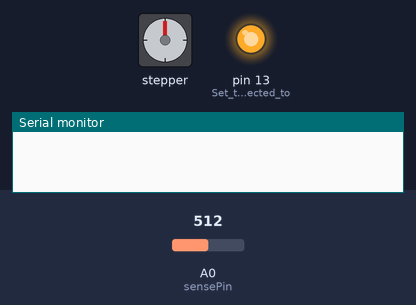
The sketch below on a simulated Arduino Uno, built with avr-gcc and run on an emulated ATmega328P. Shown: stepper motor, output pins drawn as LEDs (lit = HIGH), the last lines printed to the serial monitor. The test bench sets the inputs (shaded band); at power-on: A0 (sensePin) = 512. Stepper angles assume 2048 steps per turn.

Above: at 0.1 s.
At 5.9 s:
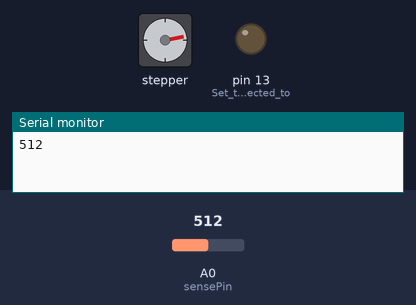
At 22.69 s:
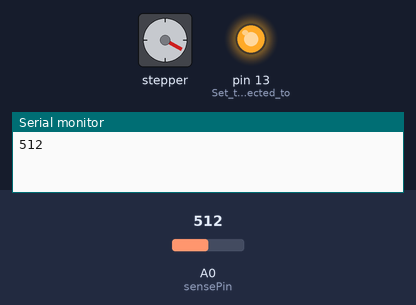
At 39.82 s:
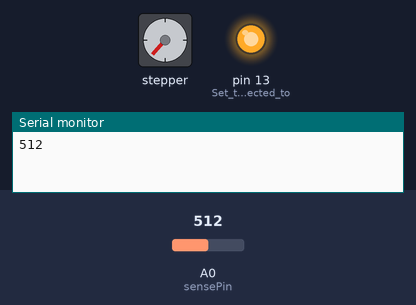
Timing chart, 0 to 40.0 s (numbered marks = the images above):
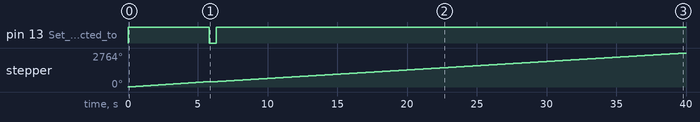

The sketch:

2018MarchBreakOpenHouseFinal.ino
```cpp
#include <AccelStepper.h>

// Stepper Motor Variables and Setup
#define HALFSTEP 4                                                            // Defines the type of motor as a 4 wire motor
#define motorPin1  9                                                          // IN1 on the ULN2003 driver 1
#define motorPin2  10                                                         // IN2 on the ULN2003 driver 1
#define motorPin3  11                                                         // IN3 on the ULN2003 driver 1
#define motorPin4  12                                                         // IN4 on the ULN2003 driver 1
AccelStepper stepper1(HALFSTEP, motorPin1, motorPin3, motorPin2, motorPin4);  // Initialize with pin sequence IN1-IN3-IN2-IN4 for using the AccelStepper with 28BYJ-48 Motor


//Diode
int sensePin=0;
int brightest = 0;
int stepCount = 0;
int brightestPos=0;
int totalSteps=30000;


// Setup Loop
void setup() {
  //DiodeSetUp
  analogReference(DEFAULT); //isn't necessary
  Serial.begin(9600);


  // Set motor's maximum speed and acceleration
  stepper1.setMaxSpeed(100000);                                               // Set the maximum speed of the motor
  stepper1.setAcceleration(300000.0);                                         // Set the maximum acceleration of the motor

// Setup the Arudino's on board LED pin so it can be used to indicate when
// the system is ready to process a signal
  pinMode(LED_BUILTIN, OUTPUT);                                               // Set the pin connected to the arduino's on board LED to an output so it can turn that LED on or off. The Pin is Digital Pin #13

// Open the hand at startup to ensure a known starting position
  digitalWrite(13,HIGH);                                                      // Turn on the LED to indicate that the hand is busy
  stepper1.enableOutputs();                                                   // Enable the motor controller's outputs
  for (int k = 0; k < 5000; k++) {                                             // Start For Loop: Move the hand clockwise one step at a time
    stepper1.move(1);                                                         //   Set desired motor position one step ahead of the current position. 1 = one step clockwise from current location
    stepper1.run();                                                           //   Move motor one step towards desired location
    delay (1);                                                                //   Delay 1 ms to give the motor time to complete the move
  }                                                                           // End For Loop: Move the hand clockwise one step at a time
  stepper1.disableOutputs();                                                  // Disable the motor controller's outputs to save power
  digitalWrite(13,LOW);                                                       // Turn off the LED to indicate that the hand is ready

}
void loop() {
  //forDiode
  Serial.println(analogRead(sensePin));
  delay(500);

  while (stepCount<totalSteps) {
    if (analogRead(sensePin)>brightest){
      brightest=analogRead(sensePin);
      brightestPos=stepCount;
    }
    //move 1;

    digitalWrite(13,HIGH);                                            //           Turn on on-board LED to indicate that the system is moving the hand
    stepper1.enableOutputs();                                         //           Enable the motor controller's outputs
    stepper1.move(1);                                              //             Set desired position relating to current position -1 = one step counterclockwise from current location
    stepper1.run();                                                 //             Move motor one step towards desired location
    delay (1);
    stepCount++;
  }

  stepper1.enableOutputs();
  while(stepCount>brightestPos)
  {
    stepper1.move(-1);
    stepper1.run();
    stepCount--;
    delay(1);
  }


  digitalWrite(13,LOW);                                             //           Turn off on-board LED to indicate that the hand has stopped moving
  stepper1.disableOutputs();                                        //           Shut off all power to the motor to extend battery life
  goto bailout;


  /*stepper1.disableOutputs();                                                  // Shut off all power to the motor to extend battery life
  if(handOpen == true) {                                              //         Start If statement: If hand is open close it
        // Close the hand
        digitalWrite(13,HIGH);                                            //           Turn on on-board LED to indicate that the system is moving the hand
        stepper1.enableOutputs();                                         //           Enable the motor controller's outputs
        for (int k = 0; k < 5000; k++) {                                   //           Start For loop: Move the hand counterclockwise one step at a time
          stepper1.move(-1);                                              //             Set desired position relating to current position -1 = one step counterclockwise from current location
          stepper1.run();                                                 //             Move motor one step towards desired location
          delay (1);                                                      //             Delay 1 ms to give the motor time to complete the move
        }                                                                 //           End For loop: Move the hand counterclockwise one step at a time
        digitalWrite(13,LOW);                                             //           Turn off on-board LED to indicate that the hand has stopped moving
        handOpen = false;                                                 //           Set the handOpen variable to 'false' to indicate that the hand is now closed
        stepper1.disableOutputs();                                        //           Shut off all power to the motor to extend battery life
        goto bailout;                                                     //           Exit out of If statement: If the sound data is loud enough to warrant further investigation
  }                                                                   //         End If statement: If hand is open close it
  else if(handOpen == false) {                                        //         Start Else If statement: If hand is closed open it
// Open the hand
    digitalWrite(13,HIGH);                                            //           Turn on on-board LED to indicate that the system is moving the hand
    stepper1.enableOutputs();                                         //           Enable the motor controller's outputs
    for (int k = 0; k < 5000; k++) {                                   //           Start For loop: Move the hand clockwise one step at a time
      stepper1.move(1);                                               //             Set desired position relating to current position 1 = one step clockwise from current location
      stepper1.run();                                                 //             Move motor one step towards desired location
      delay (1);                                                      //             Delay 1ms to give the motor time to complete the move
    }                                                                 //           End For loop: Move the hand clockwise one step at a time
    digitalWrite(13,LOW);                                             //           Turn off on-board LED to indicate that the hand has stopped moving
    handOpen = true;                                                  //           Set the handOpen variable to 'true' to indicate that the hand is now open
    stepper1.disableOutputs();                                        //           Shut off all power to the motor to extend battery life
    goto bailout;                                                     //           Exit out of If statement: If the sound data is loud enough to warrant further investigation
  }*/                                                      //     End For loop: Determine if a muscle movement has occurred, see line 127
    bailout:                                                                  //     If a bailout condition has been met continue executing code from this point
    delay(100);                                                               //     Delay 100 ms before reading a new signal
    digitalWrite(13,LOW);                                                     //     Turn off on-board LED to indicate that the hand has stopped moving
}
```

Measured:
- by itself, pin 13 (Set_the_pin_connected_to): HIGH → LOW at 5.8 s, → HIGH 0.50 s later
- by itself, stepper: turns 439° clockwise in 5.8 s, then 2324° clockwise in 33.6 s
